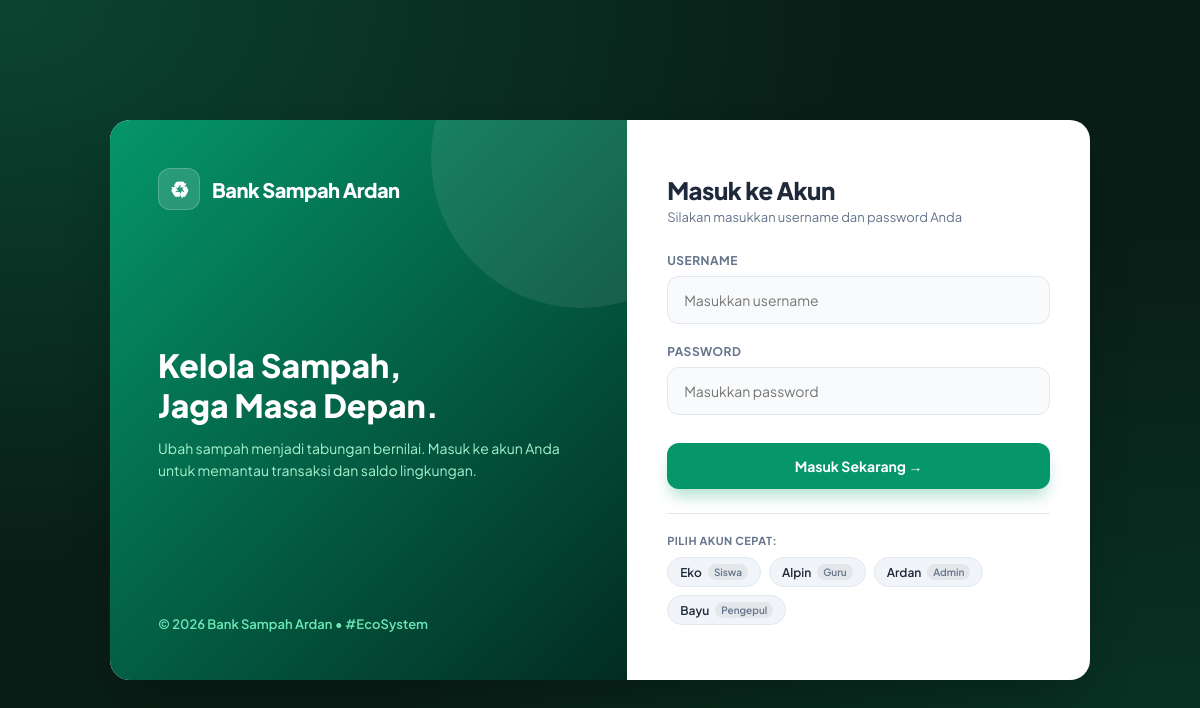
The page /login.php on the database its author committed.
### tables this page shows
CREATE TABLE `users` (
  `id_user` int(11) NOT NULL,
  `nama` varchar(100) NOT NULL,
  `username` varchar(50) NOT NULL,
  `password` varchar(255) NOT NULL,
  `role` enum('siswa','guru','pengepul','admin') NOT NULL,
  `saldo` bigint(200) NOT NULL
);

### login.php (the view, shortened to what this page needs)
<?php
require "koneksi.php";
$users = mysqli_query($koneksi, "SELECT id_user, nama, username, role FROM users ORDER BY id_user ASC");
?>
<!DOCTYPE html>
<html lang="id">
<head>
</head>
<body>
    <div class="login-card-container">
        <div class="login-visual">
            <div class="brand-logo">
                <div class="brand-icon">&#9851;</div>
                <span>Bank Sampah Ardan</span>
            </div>
            <div class="visual-content">
                <h2>Kelola Sampah,<br>Jaga Masa Depan.</h2>
                <p>Ubah sampah menjadi tabungan bernilai. Masuk ke akun Anda untuk memantau transaksi dan saldo lingkungan.</p>
            </div>
            <div class="visual-footer">
                &copy; <?= date("Y") ?> Bank Sampah Ardan &bull; #EcoSystem
            </div>
        </div>
        <div class="login-form-area">
            <div class="form-header">
                <h3>Masuk ke Akun</h3>
                <p>Silakan masukkan username dan password Anda</p>
            </div>
            <form method="POST" action="login.php">
                <div class="form-group">
                    <label for="username">Username</label>
                    <input type="text" id="username" name="username" class="input-control" placeholder="Masukkan username" required autofocus autocomplete="username">
                </div>
                <div class="form-group">
                    <label for="password">Password</label>
                    <input type="password" id="password" name="password" class="input-control" placeholder="Masukkan password" required autocomplete="current-password">
                </div>
                <button type="submit" class="btn-submit">Masuk Sekarang &rarr;</button>
            </form>
            <?php if ($users && mysqli_num_rows($users) > 0): ?>
                <div class="quick-accounts">
                    <div class="quick-accounts-title">Pilih Akun Cepat:</div>
                    <div class="account-chips">
                        <?php while ($u = mysqli_fetch_assoc($users)): ?>
                            <div class="chip" onclick="fillUser(<?= htmlspecialchars(json_encode($u['username']), ENT_QUOTES) ?>)">
                                <span><?= htmlspecialchars($u["nama"]) ?></span>
                                <span class="chip-role"><?= ucfirst(htmlspecialchars($u["role"])) ?></span>
                            </div>
                        <?php endwhile; ?>
                    </div>
                </div>
            <?php endif; ?>
        </div>
    </div>
</body>
</html>

### login.php (style rules this page uses)
:root { --primary: #059669; --primary-dark: #047857; --primary-light: #ecfdf5; --accent: #10b981; --bg-body: #0f172a; --text-main: #1e293b; --text-muted: #64748b; --border: #e2e8f0; --radius: 20px; --shadow: 0 25px 50px -12px rgba(0, 0, 0, 0.25); }
* { margin: 0; padding: 0; box-sizing: border-box; font-family: 'Plus Jakarta Sans', sans-serif; }
body { min-height: 100vh; display: flex; align-items: center; justify-content: center; background: #091e16; background-image: radial-gradient(at 0% 0%, rgba(16, 185, 129, 0.25) 0px, transparent 50%), radial-gradient(at 100% 100%, rgba(5, 150, 105, 0.2) 0px, transparent 50%); padding: 20px; }
.login-card-container { width: 100%; max-width: 980px; background: #ffffff; border-radius: var(--radius); box-shadow: var(--shadow); display: flex; overflow: hidden; min-height: 560px; }
.login-visual { flex: 1.1; background: linear-gradient(135deg, #059669 0%, #022c22 100%); padding: 48px; display: flex; flex-direction: column; justify-content: space-between; position: relative; color: #ffffff; overflow: hidden; }
.login-visual::before { content: ''; position: absolute; top: -20%; right: -20%; width: 300px; height: 300px; border-radius: 50%; background: rgba(255, 255, 255, 0.08); pointer-events: none; }
.brand-logo { display: flex; align-items: center; gap: 12px; font-weight: 800; font-size: 20px; letter-spacing: -0.5px; }
.brand-icon { width: 42px; height: 42px; background: rgba(255, 255, 255, 0.15); backdrop-filter: blur(8px); border-radius: 12px; display: flex; align-items: center; justify-content: center; font-size: 22px; border: 1px solid rgba(255, 255, 255, 0.2); }
.visual-content h2 { font-size: 32px; font-weight: 800; line-height: 1.25; margin-bottom: 12px; }
.visual-content p { color: #a7f3d0; font-size: 14px; line-height: 1.6; }
.visual-footer { font-size: 13px; color: #6ee7b7; font-weight: 600; }
.login-form-area { flex: 1; padding: 48px 40px; display: flex; flex-direction: column; justify-content: center; }
.form-header { margin-bottom: 28px; }
.form-header h3 { font-size: 24px; font-weight: 800; color: var(--text-main); letter-spacing: -0.5px; }
.form-header p { font-size: 13px; color: var(--text-muted); margin-top: 4px; }
.form-group { margin-bottom: 20px; }
.form-group label { display: block; font-size: 12px; font-weight: 700; text-transform: uppercase; letter-spacing: 0.5px; color: var(--text-muted); margin-bottom: 8px; }
.input-control { width: 100%; padding: 14px 16px; border: 1.5px solid var(--border); border-radius: 12px; font-size: 14px; color: var(--text-main); outline: none; transition: all 0.2s ease; background: #f8fafc; }
.btn-submit { width: 100%; padding: 14px; background: var(--primary); color: #ffffff; border: none; border-radius: 12px; font-size: 14px; font-weight: 700; cursor: pointer; transition: all 0.2s ease; box-shadow: 0 10px 15px -3px rgba(5, 150, 105, 0.3); margin-top: 8px; }
.quick-accounts { margin-top: 24px; padding-top: 20px; border-top: 1px solid var(--border); }
.quick-accounts-title { font-size: 11px; font-weight: 700; color: var(--text-muted); text-transform: uppercase; letter-spacing: 0.5px; margin-bottom: 10px; }
.account-chips { display: flex; gap: 8px; flex-wrap: wrap; }
.chip { background: #f1f5f9; border: 1px solid var(--border); padding: 6px 12px; border-radius: 100px; font-size: 12px; font-weight: 600; color: var(--text-main); cursor: pointer; transition: all 0.2s ease; display: inline-flex; align-items: center; gap: 6px; }
.chip-role { font-size: 10px; background: rgba(0,0,0,0.06); padding: 2px 6px; border-radius: 10px; color: var(--text-muted); }

### rows shown on the page
users: nama "Eko", role "Siswa"
users: nama "Alpin", role "Guru"
users: nama "Ardan", role "Admin"
users: nama "Bayu", role "Pengepul"
